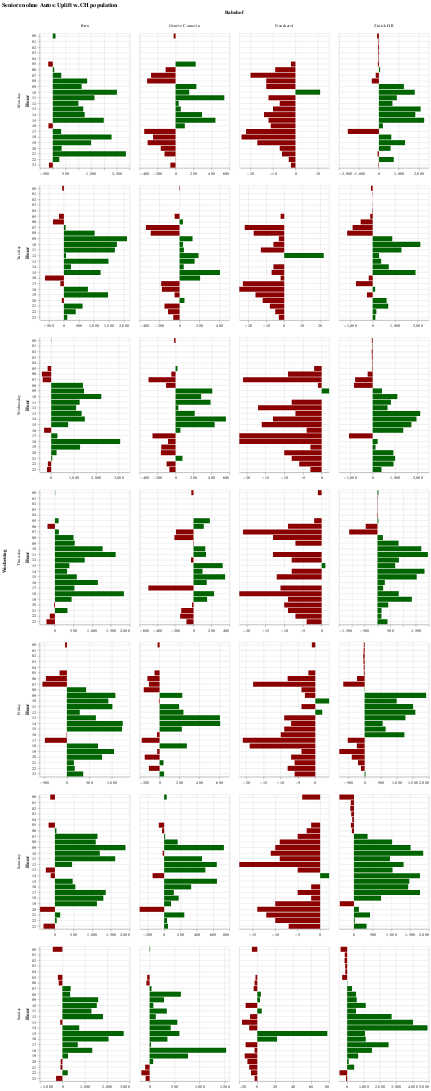

Source (notebook cell):
### Markdown cell above
## Uplift vs. population by slot for 4 stations

### Code cell
uplift_test.plot_pop_uplift(
    selectors={"Station": ["Zürich HB", "Bern", "Genève Cornavin", "Neuchatel"]},
    plot_properties={"width": 200, "height": 300},
    axes="independent",  # "shared"|"independent"
)

### Figure 1 — Vega-Lite specification as saved in the notebook (floating-point values rounded to 4 significant figures; data arrays with more than 128 entries replaced by an {"elided": "..."} marker saying what was removed)
{"$schema": "https://vega.github.io/schema/vega-lite/v3.4.0.json", "config": {"mark": {"tooltip": null}, "view": {"height": 300, "width": 400}}, "data": {"name": "data-28d2d13c1b65838e044c526083353481"}, "datasets": {"data-28d2d13c1b65838e044c526083353481": {"elided": "672 records"}}, "encoding": {"color": {"condition": {"test": "(datum.pop_uplift_pers > 0)", "value": "darkgreen"}, "value": "darkred"}, "column": {"field": "Station", "title": "Bahnhof", "type": "nominal"}, "row": {"field": "DayOfWeek", "sort": ["Monday", "Tuesday", "Wednesday", "Thursday", "Friday", "Saturday", "Sunday"], "title": "Wochentag", "type": "nominal"}, "tooltip": [{"field": "Hour", "type": "nominal"}, {"field": "spr", "title": "Total", "type": "quantitative"}, {"field": "target_pers", "title": "Zielgruppe", "type": "quantitative"}, {"field": "pop_uplift_pers", "title": "Uplift", "type": "quantitative"}], "x": {"field": "pop_uplift_pers", "title": "", "type": "quantitative"}, "y": {"axis": {"grid": true}, "field": "Hour", "sort": ["00", "01", "02", "03", "04", "05", "06", "07", "08", "09", "10", "11", "12", "13", "14", "15", "16", "17", "18", "19", "20", "21", "22", "23"], "type": "ordinal"}}, "height": 300, "mark": "bar", "resolve": {"scale": {"x": "independent"}}, "title": "Senioren ohne Autos: Uplift vs. CH population", "width": 200}
